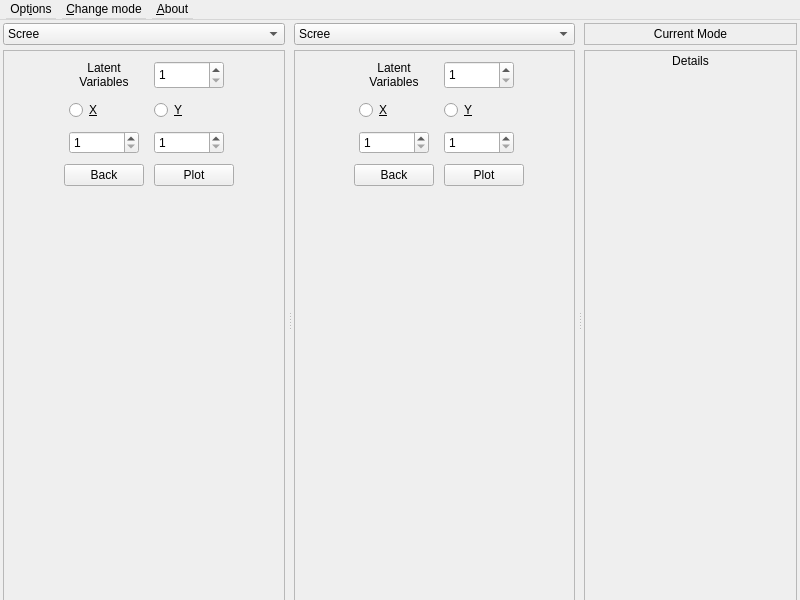
<?xml version="1.0" encoding="UTF-8"?>
<ui version="4.0">
 <class>MainWindow</class>
 <widget class="QMainWindow" name="MainWindow">
  <property name="enabled">
   <bool>true</bool>
  </property>
  <property name="geometry">
   <rect>
    <x>0</x>
    <y>0</y>
    <width>800</width>
    <height>600</height>
   </rect>
  </property>
  <property name="sizePolicy">
   <sizepolicy hsizetype="Expanding" vsizetype="Expanding">
    <horstretch>0</horstretch>
    <verstretch>0</verstretch>
   </sizepolicy>
  </property>
  <property name="minimumSize">
   <size>
    <width>800</width>
    <height>600</height>
   </size>
  </property>
  <property name="maximumSize">
   <size>
    <width>7680</width>
    <height>4320</height>
   </size>
  </property>
  <property name="windowTitle">
   <string>PLS-DA</string>
  </property>
  <property name="unifiedTitleAndToolBarOnMac">
   <bool>true</bool>
  </property>
  <widget class="QWidget" name="MainWidget">
   <property name="sizePolicy">
    <sizepolicy hsizetype="Preferred" vsizetype="Preferred">
     <horstretch>0</horstretch>
     <verstretch>0</verstretch>
    </sizepolicy>
   </property>
   <property name="minimumSize">
    <size>
     <width>800</width>
     <height>600</height>
    </size>
   </property>
   <property name="maximumSize">
    <size>
     <width>7680</width>
     <height>4300</height>
    </size>
   </property>
   <layout class="QGridLayout" name="MainGridLayout">
    <property name="leftMargin">
     <number>0</number>
    </property>
    <property name="topMargin">
     <number>0</number>
    </property>
    <property name="rightMargin">
     <number>0</number>
    </property>
    <property name="bottomMargin">
     <number>0</number>
    </property>
    <property name="spacing">
     <number>0</number>
    </property>
    <item row="0" column="0">
     <widget class="QSplitter" name="MainSplitter">
      <property name="sizePolicy">
       <sizepolicy hsizetype="Expanding" vsizetype="Expanding">
        <horstretch>0</horstretch>
        <verstretch>0</verstretch>
       </sizepolicy>
      </property>
      <property name="maximumSize">
       <size>
        <width>7680</width>
        <height>4300</height>
       </size>
      </property>
      <property name="orientation">
       <enum>Qt::Horizontal</enum>
      </property>
      <property name="handleWidth">
       <number>3</number>
      </property>
      <widget class="QWidget" name="LeftWidget" native="true">
       <property name="minimumSize">
        <size>
         <width>200</width>
         <height>580</height>
        </size>
       </property>
       <property name="maximumSize">
        <size>
         <width>3637</width>
         <height>4300</height>
        </size>
       </property>
       <property name="baseSize">
        <size>
         <width>0</width>
         <height>4300</height>
        </size>
       </property>
       <layout class="QGridLayout" name="LeftGridLayout">
        <property name="leftMargin">
         <number>3</number>
        </property>
        <property name="topMargin">
         <number>3</number>
        </property>
        <property name="rightMargin">
         <number>3</number>
        </property>
        <property name="bottomMargin">
         <number>3</number>
        </property>
        <property name="spacing">
         <number>5</number>
        </property>
        <item row="0" column="0">
         <widget class="QComboBox" name="LeftComboBox">
          <property name="minimumSize">
           <size>
            <width>194</width>
            <height>22</height>
           </size>
          </property>
          <property name="maximumSize">
           <size>
            <width>3631</width>
            <height>22</height>
           </size>
          </property>
          <item>
           <property name="text">
            <string>Scree</string>
           </property>
          </item>
          <item>
           <property name="text">
            <string>LVs - Explained variance Y</string>
           </property>
          </item>
          <item>
           <property name="text">
            <string>Inner relationships</string>
           </property>
          </item>
          <item>
           <property name="text">
            <string>Biplot</string>
           </property>
          </item>
          <item>
           <property name="text">
            <string>Scores &amp; Loadings</string>
           </property>
          </item>
          <item>
           <property name="text">
            <string>Scores</string>
           </property>
          </item>
          <item>
           <property name="text">
            <string>Loadings</string>
           </property>
          </item>
          <item>
           <property name="text">
            <string>Samples - Y calculated</string>
           </property>
          </item>
          <item>
           <property name="text">
            <string>Samples - Y predicted</string>
           </property>
          </item>
          <item>
           <property name="text">
            <string>T2 - Q</string>
           </property>
          </item>
          <item>
           <property name="text">
            <string>Residuals - Leverage</string>
           </property>
          </item>
          <item>
           <property name="text">
            <string>Regression coefficients</string>
           </property>
          </item>
         </widget>
        </item>
        <item row="1" column="0">
         <widget class="QScrollArea" name="LeftScrollArea">
          <property name="minimumSize">
           <size>
            <width>194</width>
            <height>547</height>
           </size>
          </property>
          <property name="maximumSize">
           <size>
            <width>3631</width>
            <height>4267</height>
           </size>
          </property>
          <property name="widgetResizable">
           <bool>true</bool>
          </property>
          <widget class="QWidget" name="LeftScrollAreaWidgetContents">
           <property name="geometry">
            <rect>
             <x>0</x>
             <y>0</y>
             <width>291</width>
             <height>565</height>
            </rect>
           </property>
           <property name="minimumSize">
            <size>
             <width>174</width>
             <height>427</height>
            </size>
           </property>
           <property name="maximumSize">
            <size>
             <width>3611</width>
             <height>4147</height>
            </size>
           </property>
           <property name="layoutDirection">
            <enum>Qt::LeftToRight</enum>
           </property>
           <layout class="QFormLayout" name="PlotFormLayout">
            <property name="sizeConstraint">
             <enum>QLayout::SetMaximumSize</enum>
            </property>
            <property name="fieldGrowthPolicy">
             <enum>QFormLayout::ExpandingFieldsGrow</enum>
            </property>
            <property name="labelAlignment">
             <set>Qt::AlignCenter</set>
            </property>
            <property name="formAlignment">
             <set>Qt::AlignHCenter|Qt::AlignTop</set>
            </property>
            <property name="horizontalSpacing">
             <number>10</number>
            </property>
            <property name="verticalSpacing">
             <number>10</number>
            </property>
            <property name="leftMargin">
             <number>10</number>
            </property>
            <property name="topMargin">
             <number>10</number>
            </property>
            <property name="rightMargin">
             <number>10</number>
            </property>
            <property name="bottomMargin">
             <number>10</number>
            </property>
            <item row="0" column="0">
             <widget class="QLabel" name="LeftLVsLabel">
              <property name="minimumSize">
               <size>
                <width>70</width>
                <height>22</height>
               </size>
              </property>
              <property name="maximumSize">
               <size>
                <width>1310</width>
                <height>170</height>
               </size>
              </property>
              <property name="text">
               <string>Latent Variables</string>
              </property>
              <property name="alignment">
               <set>Qt::AlignCenter</set>
              </property>
              <property name="wordWrap">
               <bool>true</bool>
              </property>
             </widget>
            </item>
            <item row="0" column="1">
             <widget class="QSpinBox" name="LeftLVsSpinBox">
              <property name="sizePolicy">
               <sizepolicy hsizetype="Preferred" vsizetype="Preferred">
                <horstretch>0</horstretch>
                <verstretch>0</verstretch>
               </sizepolicy>
              </property>
              <property name="minimumSize">
               <size>
                <width>70</width>
                <height>22</height>
               </size>
              </property>
              <property name="maximumSize">
               <size>
                <width>1310</width>
                <height>170</height>
               </size>
              </property>
              <property name="minimum">
               <number>1</number>
              </property>
             </widget>
            </item>
            <item row="1" column="0">
             <widget class="QRadioButton" name="LeftXRadioButton">
              <property name="sizePolicy">
               <sizepolicy hsizetype="Preferred" vsizetype="Preferred">
                <horstretch>0</horstretch>
                <verstretch>0</verstretch>
               </sizepolicy>
              </property>
              <property name="minimumSize">
               <size>
                <width>70</width>
                <height>22</height>
               </size>
              </property>
              <property name="maximumSize">
               <size>
                <width>1310</width>
                <height>170</height>
               </size>
              </property>
              <property name="text">
               <string>&amp;X</string>
              </property>
              <property name="autoExclusive">
               <bool>false</bool>
              </property>
              <attribute name="buttonGroup">
               <string notr="true">LeftButtonGroup</string>
              </attribute>
             </widget>
            </item>
            <item row="1" column="1">
             <widget class="QRadioButton" name="LeftYRadioButton">
              <property name="sizePolicy">
               <sizepolicy hsizetype="Preferred" vsizetype="Preferred">
                <horstretch>0</horstretch>
                <verstretch>0</verstretch>
               </sizepolicy>
              </property>
              <property name="minimumSize">
               <size>
                <width>70</width>
                <height>22</height>
               </size>
              </property>
              <property name="maximumSize">
               <size>
                <width>1310</width>
                <height>170</height>
               </size>
              </property>
              <property name="layoutDirection">
               <enum>Qt::LeftToRight</enum>
              </property>
              <property name="text">
               <string>&amp;Y</string>
              </property>
              <attribute name="buttonGroup">
               <string notr="true">LeftButtonGroup</string>
              </attribute>
             </widget>
            </item>
            <item row="2" column="0">
             <widget class="QSpinBox" name="LeftXSpinBox">
              <property name="sizePolicy">
               <sizepolicy hsizetype="Preferred" vsizetype="Preferred">
                <horstretch>0</horstretch>
                <verstretch>0</verstretch>
               </sizepolicy>
              </property>
              <property name="minimumSize">
               <size>
                <width>70</width>
                <height>22</height>
               </size>
              </property>
              <property name="maximumSize">
               <size>
                <width>1310</width>
                <height>170</height>
               </size>
              </property>
              <property name="minimum">
               <number>1</number>
              </property>
             </widget>
            </item>
            <item row="2" column="1">
             <widget class="QSpinBox" name="LeftYSpinBox">
              <property name="sizePolicy">
               <sizepolicy hsizetype="Preferred" vsizetype="Preferred">
                <horstretch>0</horstretch>
                <verstretch>0</verstretch>
               </sizepolicy>
              </property>
              <property name="minimumSize">
               <size>
                <width>70</width>
                <height>22</height>
               </size>
              </property>
              <property name="maximumSize">
               <size>
                <width>1310</width>
                <height>170</height>
               </size>
              </property>
              <property name="minimum">
               <number>1</number>
              </property>
             </widget>
            </item>
            <item row="3" column="1">
             <widget class="QPushButton" name="LeftPlotPushButton">
              <property name="sizePolicy">
               <sizepolicy hsizetype="Preferred" vsizetype="Preferred">
                <horstretch>0</horstretch>
                <verstretch>0</verstretch>
               </sizepolicy>
              </property>
              <property name="minimumSize">
               <size>
                <width>70</width>
                <height>22</height>
               </size>
              </property>
              <property name="maximumSize">
               <size>
                <width>1310</width>
                <height>170</height>
               </size>
              </property>
              <property name="text">
               <string>Plot</string>
              </property>
             </widget>
            </item>
            <item row="3" column="0">
             <widget class="QPushButton" name="LeftBackPushButton">
              <property name="sizePolicy">
               <sizepolicy hsizetype="Preferred" vsizetype="Preferred">
                <horstretch>0</horstretch>
                <verstretch>0</verstretch>
               </sizepolicy>
              </property>
              <property name="minimumSize">
               <size>
                <width>70</width>
                <height>22</height>
               </size>
              </property>
              <property name="maximumSize">
               <size>
                <width>1310</width>
                <height>170</height>
               </size>
              </property>
              <property name="text">
               <string>Back</string>
              </property>
             </widget>
            </item>
           </layout>
          </widget>
         </widget>
        </item>
       </layout>
      </widget>
      <widget class="QWidget" name="CentralWidget" native="true">
       <property name="minimumSize">
        <size>
         <width>200</width>
         <height>580</height>
        </size>
       </property>
       <property name="maximumSize">
        <size>
         <width>3637</width>
         <height>4300</height>
        </size>
       </property>
       <layout class="QGridLayout" name="CentralGridLayout">
        <property name="leftMargin">
         <number>3</number>
        </property>
        <property name="topMargin">
         <number>3</number>
        </property>
        <property name="rightMargin">
         <number>3</number>
        </property>
        <property name="bottomMargin">
         <number>3</number>
        </property>
        <property name="spacing">
         <number>5</number>
        </property>
        <item row="0" column="0">
         <widget class="QComboBox" name="CentralComboBox">
          <property name="sizePolicy">
           <sizepolicy hsizetype="Expanding" vsizetype="Fixed">
            <horstretch>0</horstretch>
            <verstretch>0</verstretch>
           </sizepolicy>
          </property>
          <property name="minimumSize">
           <size>
            <width>194</width>
            <height>22</height>
           </size>
          </property>
          <property name="maximumSize">
           <size>
            <width>3631</width>
            <height>22</height>
           </size>
          </property>
          <item>
           <property name="text">
            <string>Scree</string>
           </property>
          </item>
          <item>
           <property name="text">
            <string>LVs - Explained variance Y</string>
           </property>
          </item>
          <item>
           <property name="text">
            <string>Inner relationships</string>
           </property>
          </item>
          <item>
           <property name="text">
            <string>Biplot</string>
           </property>
          </item>
          <item>
           <property name="text">
            <string>Scores &amp; Loadings</string>
           </property>
          </item>
          <item>
           <property name="text">
            <string>Scores</string>
           </property>
          </item>
          <item>
           <property name="text">
            <string>Loadings</string>
           </property>
          </item>
          <item>
           <property name="text">
            <string>Samples - Y calculated</string>
           </property>
          </item>
          <item>
           <property name="text">
            <string>Samples - Y predicted</string>
           </property>
          </item>
          <item>
           <property name="text">
            <string>T2 - Q</string>
           </property>
          </item>
          <item>
           <property name="text">
            <string>Residuals - Leverage</string>
           </property>
          </item>
          <item>
           <property name="text">
            <string>Regression coefficients</string>
           </property>
          </item>
         </widget>
        </item>
        <item row="1" column="0">
         <widget class="QScrollArea" name="CentralScrollArea">
          <property name="minimumSize">
           <size>
            <width>194</width>
            <height>547</height>
           </size>
          </property>
          <property name="maximumSize">
           <size>
            <width>3631</width>
            <height>4267</height>
           </size>
          </property>
          <property name="widgetResizable">
           <bool>true</bool>
          </property>
          <widget class="QWidget" name="CentralScrollAreaWidgetContents">
           <property name="geometry">
            <rect>
             <x>0</x>
             <y>0</y>
             <width>290</width>
             <height>565</height>
            </rect>
           </property>
           <property name="sizePolicy">
            <sizepolicy hsizetype="Expanding" vsizetype="Expanding">
             <horstretch>0</horstretch>
             <verstretch>0</verstretch>
            </sizepolicy>
           </property>
           <property name="minimumSize">
            <size>
             <width>174</width>
             <height>427</height>
            </size>
           </property>
           <property name="maximumSize">
            <size>
             <width>3611</width>
             <height>4147</height>
            </size>
           </property>
           <property name="layoutDirection">
            <enum>Qt::LeftToRight</enum>
           </property>
           <layout class="QFormLayout" name="PlotFormLayout">
            <property name="sizeConstraint">
             <enum>QLayout::SetMaximumSize</enum>
            </property>
            <property name="fieldGrowthPolicy">
             <enum>QFormLayout::ExpandingFieldsGrow</enum>
            </property>
            <property name="labelAlignment">
             <set>Qt::AlignCenter</set>
            </property>
            <property name="formAlignment">
             <set>Qt::AlignHCenter|Qt::AlignTop</set>
            </property>
            <property name="horizontalSpacing">
             <number>10</number>
            </property>
            <property name="verticalSpacing">
             <number>10</number>
            </property>
            <property name="leftMargin">
             <number>10</number>
            </property>
            <property name="topMargin">
             <number>10</number>
            </property>
            <property name="rightMargin">
             <number>10</number>
            </property>
            <property name="bottomMargin">
             <number>10</number>
            </property>
            <item row="0" column="0">
             <widget class="QLabel" name="CentralLVsLabel">
              <property name="sizePolicy">
               <sizepolicy hsizetype="Preferred" vsizetype="Preferred">
                <horstretch>0</horstretch>
                <verstretch>0</verstretch>
               </sizepolicy>
              </property>
              <property name="minimumSize">
               <size>
                <width>70</width>
                <height>22</height>
               </size>
              </property>
              <property name="maximumSize">
               <size>
                <width>1310</width>
                <height>170</height>
               </size>
              </property>
              <property name="text">
               <string>Latent Variables</string>
              </property>
              <property name="textFormat">
               <enum>Qt::AutoText</enum>
              </property>
              <property name="alignment">
               <set>Qt::AlignCenter</set>
              </property>
              <property name="wordWrap">
               <bool>true</bool>
              </property>
             </widget>
            </item>
            <item row="0" column="1">
             <widget class="QSpinBox" name="CentralLVsSpinBox">
              <property name="sizePolicy">
               <sizepolicy hsizetype="Preferred" vsizetype="Preferred">
                <horstretch>0</horstretch>
                <verstretch>0</verstretch>
               </sizepolicy>
              </property>
              <property name="minimumSize">
               <size>
                <width>70</width>
                <height>22</height>
               </size>
              </property>
              <property name="maximumSize">
               <size>
                <width>1310</width>
                <height>170</height>
               </size>
              </property>
              <property name="minimum">
               <number>1</number>
              </property>
             </widget>
            </item>
            <item row="1" column="0">
             <widget class="QRadioButton" name="CentralXRadioButton">
              <property name="sizePolicy">
               <sizepolicy hsizetype="Preferred" vsizetype="Preferred">
                <horstretch>0</horstretch>
                <verstretch>0</verstretch>
               </sizepolicy>
              </property>
              <property name="minimumSize">
               <size>
                <width>70</width>
                <height>22</height>
               </size>
              </property>
              <property name="maximumSize">
               <size>
                <width>1310</width>
                <height>170</height>
               </size>
              </property>
              <property name="text">
               <string>&amp;X</string>
              </property>
              <property name="autoExclusive">
               <bool>false</bool>
              </property>
              <attribute name="buttonGroup">
               <string notr="true">CentralButtonGroup</string>
              </attribute>
             </widget>
            </item>
            <item row="1" column="1">
             <widget class="QRadioButton" name="CentralYRadioButton">
              <property name="sizePolicy">
               <sizepolicy hsizetype="Preferred" vsizetype="Preferred">
                <horstretch>0</horstretch>
                <verstretch>0</verstretch>
               </sizepolicy>
              </property>
              <property name="minimumSize">
               <size>
                <width>70</width>
                <height>22</height>
               </size>
              </property>
              <property name="maximumSize">
               <size>
                <width>1310</width>
                <height>170</height>
               </size>
              </property>
              <property name="text">
               <string>&amp;Y</string>
              </property>
              <attribute name="buttonGroup">
               <string notr="true">CentralButtonGroup</string>
              </attribute>
             </widget>
            </item>
            <item row="3" column="0">
             <widget class="QPushButton" name="CentralBackPushButton">
              <property name="sizePolicy">
               <sizepolicy hsizetype="Preferred" vsizetype="Preferred">
                <horstretch>0</horstretch>
                <verstretch>0</verstretch>
               </sizepolicy>
              </property>
              <property name="minimumSize">
               <size>
                <width>70</width>
                <height>22</height>
               </size>
              </property>
              <property name="maximumSize">
               <size>
                <width>1310</width>
                <height>170</height>
               </size>
              </property>
              <property name="text">
               <string>Back</string>
              </property>
             </widget>
            </item>
            <item row="3" column="1">
             <widget class="QPushButton" name="CentralPlotPushButton">
              <property name="sizePolicy">
               <sizepolicy hsizetype="Preferred" vsizetype="Preferred">
                <horstretch>0</horstretch>
                <verstretch>0</verstretch>
               </sizepolicy>
              </property>
              <property name="minimumSize">
               <size>
                <width>70</width>
                <height>22</height>
               </size>
              </property>
              <property name="maximumSize">
               <size>
                <width>1310</width>
                <height>170</height>
               </size>
              </property>
              <property name="text">
               <string>Plot</string>
              </property>
             </widget>
            </item>
            <item row="2" column="0">
             <widget class="QSpinBox" name="CentralXSpinBox">
              <property name="sizePolicy">
               <sizepolicy hsizetype="Preferred" vsizetype="Preferred">
                <horstretch>0</horstretch>
                <verstretch>0</verstretch>
               </sizepolicy>
              </property>
              <property name="minimumSize">
               <size>
                <width>70</width>
                <height>22</height>
               </size>
              </property>
              <property name="maximumSize">
               <size>
                <width>1310</width>
                <height>170</height>
               </size>
              </property>
              <property name="minimum">
               <number>1</number>
              </property>
             </widget>
            </item>
            <item row="2" column="1">
             <widget class="QSpinBox" name="CentralYSpinBox">
              <property name="sizePolicy">
               <sizepolicy hsizetype="Preferred" vsizetype="Preferred">
                <horstretch>0</horstretch>
                <verstretch>0</verstretch>
               </sizepolicy>
              </property>
              <property name="minimumSize">
               <size>
                <width>70</width>
                <height>22</height>
               </size>
              </property>
              <property name="maximumSize">
               <size>
                <width>1310</width>
                <height>170</height>
               </size>
              </property>
              <property name="minimum">
               <number>1</number>
              </property>
             </widget>
            </item>
           </layout>
          </widget>
         </widget>
        </item>
       </layout>
      </widget>
      <widget class="QWidget" name="RightWidget" native="true">
       <property name="sizePolicy">
        <sizepolicy hsizetype="Expanding" vsizetype="Expanding">
         <horstretch>0</horstretch>
         <verstretch>0</verstretch>
        </sizepolicy>
       </property>
       <property name="minimumSize">
        <size>
         <width>150</width>
         <height>580</height>
        </size>
       </property>
       <property name="maximumSize">
        <size>
         <width>400</width>
         <height>4300</height>
        </size>
       </property>
       <layout class="QGridLayout" name="RightGridLayout">
        <property name="leftMargin">
         <number>3</number>
        </property>
        <property name="topMargin">
         <number>3</number>
        </property>
        <property name="rightMargin">
         <number>3</number>
        </property>
        <property name="bottomMargin">
         <number>3</number>
        </property>
        <property name="spacing">
         <number>5</number>
        </property>
        <item row="1" column="0">
         <widget class="QScrollArea" name="RightScrollArea">
          <property name="minimumSize">
           <size>
            <width>144</width>
            <height>547</height>
           </size>
          </property>
          <property name="maximumSize">
           <size>
            <width>394</width>
            <height>4272</height>
           </size>
          </property>
          <property name="widgetResizable">
           <bool>true</bool>
          </property>
          <widget class="QWidget" name="RightScrollAreaWidgetContents">
           <property name="geometry">
            <rect>
             <x>0</x>
             <y>0</y>
             <width>189</width>
             <height>565</height>
            </rect>
           </property>
           <property name="sizePolicy">
            <sizepolicy hsizetype="Expanding" vsizetype="Expanding">
             <horstretch>0</horstretch>
             <verstretch>0</verstretch>
            </sizepolicy>
           </property>
           <property name="minimumSize">
            <size>
             <width>138</width>
             <height>534</height>
            </size>
           </property>
           <property name="maximumSize">
            <size>
             <width>388</width>
             <height>4259</height>
            </size>
           </property>
           <layout class="QGridLayout" name="gridLayout">
            <property name="leftMargin">
             <number>3</number>
            </property>
            <property name="topMargin">
             <number>3</number>
            </property>
            <property name="rightMargin">
             <number>3</number>
            </property>
            <property name="bottomMargin">
             <number>3</number>
            </property>
            <property name="spacing">
             <number>5</number>
            </property>
            <item row="0" column="0">
             <widget class="QLabel" name="DetailsLabel">
              <property name="sizePolicy">
               <sizepolicy hsizetype="Expanding" vsizetype="Expanding">
                <horstretch>0</horstretch>
                <verstretch>0</verstretch>
               </sizepolicy>
              </property>
              <property name="minimumSize">
               <size>
                <width>138</width>
                <height>534</height>
               </size>
              </property>
              <property name="maximumSize">
               <size>
                <width>388</width>
                <height>4259</height>
               </size>
              </property>
              <property name="text">
               <string>Details</string>
              </property>
              <property name="alignment">
               <set>Qt::AlignHCenter|Qt::AlignTop</set>
              </property>
              <property name="wordWrap">
               <bool>true</bool>
              </property>
              <property name="textInteractionFlags">
               <set>Qt::TextSelectableByKeyboard|Qt::TextSelectableByMouse</set>
              </property>
             </widget>
            </item>
           </layout>
          </widget>
         </widget>
        </item>
        <item row="0" column="0">
         <widget class="QLabel" name="CurrentModeLabel">
          <property name="sizePolicy">
           <sizepolicy hsizetype="Expanding" vsizetype="Fixed">
            <horstretch>0</horstretch>
            <verstretch>0</verstretch>
           </sizepolicy>
          </property>
          <property name="minimumSize">
           <size>
            <width>144</width>
            <height>22</height>
           </size>
          </property>
          <property name="maximumSize">
           <size>
            <width>394</width>
            <height>22</height>
           </size>
          </property>
          <property name="frameShape">
           <enum>QFrame::StyledPanel</enum>
          </property>
          <property name="frameShadow">
           <enum>QFrame::Plain</enum>
          </property>
          <property name="lineWidth">
           <number>1</number>
          </property>
          <property name="text">
           <string>Current Mode</string>
          </property>
          <property name="textFormat">
           <enum>Qt::AutoText</enum>
          </property>
          <property name="alignment">
           <set>Qt::AlignCenter</set>
          </property>
         </widget>
        </item>
       </layout>
      </widget>
     </widget>
    </item>
   </layout>
  </widget>
  <widget class="QMenuBar" name="TopMenuBar">
   <property name="geometry">
    <rect>
     <x>0</x>
     <y>0</y>
     <width>800</width>
     <height>20</height>
    </rect>
   </property>
   <property name="minimumSize">
    <size>
     <width>800</width>
     <height>20</height>
    </size>
   </property>
   <property name="maximumSize">
    <size>
     <width>7680</width>
     <height>20</height>
    </size>
   </property>
   <widget class="QMenu" name="MenuOptions">
    <property name="minimumSize">
     <size>
      <width>100</width>
      <height>20</height>
     </size>
    </property>
    <property name="maximumSize">
     <size>
      <width>960</width>
      <height>4300</height>
     </size>
    </property>
    <property name="title">
     <string>Opt&amp;ions</string>
    </property>
    <addaction name="ActionNewModel"/>
    <addaction name="ActionSaveModel"/>
    <addaction name="ActionLoadModel"/>
    <addaction name="separator"/>
    <addaction name="ActionExport"/>
    <addaction name="separator"/>
    <addaction name="ActionQuit"/>
   </widget>
   <widget class="QMenu" name="MenuChangeMode">
    <property name="minimumSize">
     <size>
      <width>100</width>
      <height>20</height>
     </size>
    </property>
    <property name="maximumSize">
     <size>
      <width>960</width>
      <height>4300</height>
     </size>
    </property>
    <property name="title">
     <string>&amp;Change mode</string>
    </property>
    <addaction name="ActionModel"/>
    <addaction name="ActionCrossvalidation"/>
    <addaction name="ActionPrediction"/>
   </widget>
   <widget class="QMenu" name="MenuAbout">
    <property name="minimumSize">
     <size>
      <width>100</width>
      <height>20</height>
     </size>
    </property>
    <property name="maximumSize">
     <size>
      <width>960</width>
      <height>4300</height>
     </size>
    </property>
    <property name="title">
     <string>&amp;About</string>
    </property>
    <addaction name="ActionAboutThatProject"/>
   </widget>
   <addaction name="MenuOptions"/>
   <addaction name="MenuChangeMode"/>
   <addaction name="MenuAbout"/>
  </widget>
  <action name="ActionExport">
   <property name="text">
    <string>&amp;Export matrices</string>
   </property>
   <property name="shortcut">
    <string>Ctrl+E</string>
   </property>
  </action>
  <action name="ActionModel">
   <property name="text">
    <string>&amp;Model</string>
   </property>
   <property name="shortcut">
    <string>Alt+M</string>
   </property>
  </action>
  <action name="ActionCrossvalidation">
   <property name="text">
    <string>&amp;Crossvalidation</string>
   </property>
   <property name="shortcut">
    <string>Alt+C</string>
   </property>
  </action>
  <action name="ActionPrediction">
   <property name="text">
    <string>&amp;Prediction</string>
   </property>
   <property name="shortcut">
    <string>Alt+P</string>
   </property>
  </action>
  <action name="ActionQuit">
   <property name="text">
    <string>&amp;Quit</string>
   </property>
   <property name="shortcut">
    <string>Ctrl+Q</string>
   </property>
  </action>
  <action name="ActionSaveModel">
   <property name="text">
    <string>&amp;Save model</string>
   </property>
   <property name="shortcut">
    <string>Ctrl+S</string>
   </property>
  </action>
  <action name="ActionLoadModel">
   <property name="text">
    <string>&amp;Load model</string>
   </property>
   <property name="shortcut">
    <string>Ctrl+O</string>
   </property>
  </action>
  <action name="ActionNewModel">
   <property name="text">
    <string>&amp;New model</string>
   </property>
   <property name="toolTip">
    <string>New model</string>
   </property>
   <property name="shortcut">
    <string>Ctrl+N</string>
   </property>
  </action>
  <action name="ActionAboutThatProject">
   <property name="text">
    <string>&amp;About that project</string>
   </property>
   <property name="shortcut">
    <string>F1</string>
   </property>
  </action>
 </widget>
 <resources/>
 <connections/>
 <buttongroups>
  <buttongroup name="CentralButtonGroup"/>
  <buttongroup name="LeftButtonGroup"/>
 </buttongroups>
</ui>
